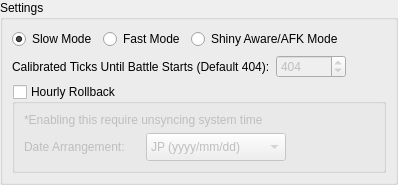
            <widget class="QWidget" name="page_16">
             <layout class="QVBoxLayout" name="verticalLayout_30">
              <property name="leftMargin">
               <number>0</number>
              </property>
              <property name="topMargin">
               <number>0</number>
              </property>
              <property name="rightMargin">
               <number>0</number>
              </property>
              <property name="bottomMargin">
               <number>0</number>
              </property>
              <item>
               <widget class="QGroupBox" name="GB_ShinySword">
                <property name="title">
                 <string>Settings</string>
                </property>
                <layout class="QVBoxLayout" name="verticalLayout_31">
                 <item>
                  <layout class="QHBoxLayout" name="horizontalLayout_45">
                   <item>
                    <widget class="QRadioButton" name="ShinySword_Slow">
                     <property name="text">
                      <string>Slow Mode</string>
                     </property>
                     <property name="checked">
                      <bool>true</bool>
                     </property>
                    </widget>
                   </item>
                   <item>
                    <widget class="QRadioButton" name="ShinySword_Fast">
                     <property name="text">
                      <string>Fast Mode</string>
                     </property>
                    </widget>
                   </item>
                   <item>
                    <widget class="QRadioButton" name="ShinySword_Aware">
                     <property name="text">
                      <string>Shiny Aware/AFK Mode</string>
                     </property>
                    </widget>
                   </item>
                   <item>
                    <spacer name="horizontalSpacer_40">
                     <property name="orientation">
                      <enum>Qt::Horizontal</enum>
                     </property>
                     <property name="sizeHint" stdset="0">
                      <size>
                       <width>40</width>
                       <height>20</height>
                      </size>
                     </property>
                    </spacer>
                   </item>
                  </layout>
                 </item>
                 <item>
                  <layout class="QHBoxLayout" name="horizontalLayout_46">
                   <item>
                    <widget class="QLabel" name="label_30">
                     <property name="text">
                      <string>Calibrated Ticks Until Battle Starts (Default 404):</string>
                     </property>
                    </widget>
                   </item>
                   <item>
                    <widget class="QSpinBox" name="ShinySword_Time">
                     <property name="enabled">
                      <bool>false</bool>
                     </property>
                     <property name="minimumSize">
                      <size>
                       <width>70</width>
                       <height>0</height>
                      </size>
                     </property>
                     <property name="minimum">
                      <number>200</number>
                     </property>
                     <property name="maximum">
                      <number>800</number>
                     </property>
                     <property name="value">
                      <number>404</number>
                     </property>
                    </widget>
                   </item>
                   <item>
                    <spacer name="horizontalSpacer_41">
                     <property name="orientation">
                      <enum>Qt::Horizontal</enum>
                     </property>
                     <property name="sizeHint" stdset="0">
                      <size>
                       <width>40</width>
                       <height>20</height>
                      </size>
                     </property>
                    </spacer>
                   </item>
                  </layout>
                 </item>
                 <item>
                  <widget class="QGroupBox" name="ShinySword_Rollback">
                   <property name="title">
                    <string>Hourly Rollback</string>
                   </property>
                   <property name="checkable">
                    <bool>true</bool>
                   </property>
                   <property name="checked">
                    <bool>false</bool>
                   </property>
                   <layout class="QVBoxLayout" name="verticalLayout_36">
                    <item>
                     <widget class="QLabel" name="label_11">
                      <property name="text">
                       <string>*Enabling this require unsyncing system time</string>
                      </property>
                     </widget>
                    </item>
                    <item>
                     <layout class="QHBoxLayout" name="horizontalLayout_48">
                      <item>
                       <widget class="QLabel" name="label_35">
                        <property name="minimumSize">
                         <size>
                          <width>116</width>
                          <height>0</height>
                         </size>
                        </property>
                        <property name="text">
                         <string>Date Arrangement:</string>
                        </property>
                       </widget>
                      </item>
                      <item>
                       <widget class="QComboBox" name="ShinySword_DateArrangement">
                        <property name="minimumSize">
                         <size>
                          <width>140</width>
                          <height>28</height>
                         </size>
                        </property>
                        <property name="maximumSize">
                         <size>
                          <width>140</width>
                          <height>16777215</height>
                         </size>
                        </property>
                        <item>
                         <property name="text">
                          <string>JP (yyyy/mm/dd)</string>
                         </property>
                        </item>
                        <item>
                         <property name="text">
                          <string>EU (dd/mm/yyyy)</string>
                         </property>
                        </item>
                        <item>
                         <property name="text">
                          <string>US (mm/dd/yyyy)</string>
                         </property>
                        </item>
                       </widget>
                      </item>
                      <item>
                       <spacer name="horizontalSpacer_44">
                        <property name="orientation">
                         <enum>Qt::Horizontal</enum>
                        </property>
                        <property name="sizeHint" stdset="0">
                         <size>
                          <width>40</width>
                          <height>20</height>
                         </size>
                        </property>
                       </spacer>
                      </item>
                     </layout>
                    </item>
                   </layout>
                  </widget>
                 </item>
                </layout>
               </widget>
              </item>
             </layout>
            </widget>
